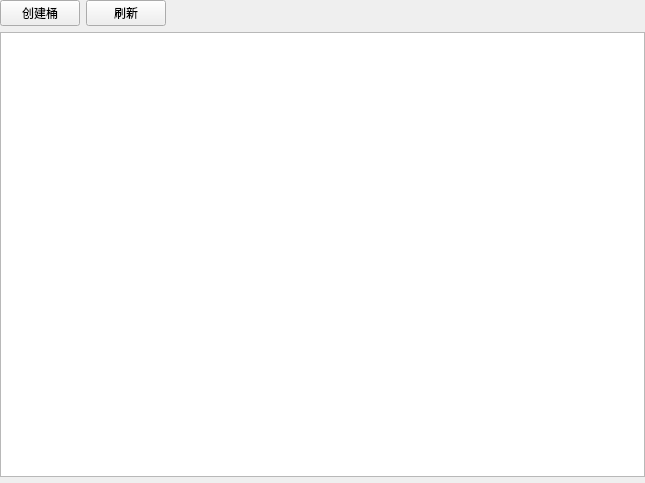
<?xml version="1.0" encoding="UTF-8"?>
<ui version="4.0">
 <class>UiBucketsTableWidget</class>
 <widget class="QWidget" name="UiBucketsTableWidget">
  <property name="geometry">
   <rect>
    <x>0</x>
    <y>0</y>
    <width>645</width>
    <height>483</height>
   </rect>
  </property>
  <property name="windowTitle">
   <string>Form</string>
  </property>
  <layout class="QVBoxLayout" name="verticalLayout">
   <property name="leftMargin">
    <number>0</number>
   </property>
   <property name="topMargin">
    <number>0</number>
   </property>
   <property name="rightMargin">
    <number>0</number>
   </property>
   <property name="bottomMargin">
    <number>0</number>
   </property>
   <item>
    <widget class="QWidget" name="widgetTools" native="true">
     <layout class="QHBoxLayout" name="horizontalLayout">
      <property name="leftMargin">
       <number>0</number>
      </property>
      <property name="topMargin">
       <number>0</number>
      </property>
      <property name="rightMargin">
       <number>0</number>
      </property>
      <property name="bottomMargin">
       <number>0</number>
      </property>
      <item>
       <widget class="UiPushButton" name="btnCreateBucket">
        <property name="text">
         <string>创建桶</string>
        </property>
       </widget>
      </item>
      <item>
       <widget class="UiPushButton" name="btnRefresh">
        <property name="text">
         <string>刷新</string>
        </property>
       </widget>
      </item>
      <item>
       <spacer name="horizontalSpacer">
        <property name="orientation">
         <enum>Qt::Horizontal</enum>
        </property>
        <property name="sizeHint" stdset="0">
         <size>
          <width>480</width>
          <height>20</height>
         </size>
        </property>
       </spacer>
      </item>
     </layout>
    </widget>
   </item>
   <item>
    <widget class="QTableView" name="tableView">
     <property name="editTriggers">
      <set>QAbstractItemView::NoEditTriggers</set>
     </property>
     <property name="selectionBehavior">
      <enum>QAbstractItemView::SelectRows</enum>
     </property>
     <property name="showGrid">
      <bool>false</bool>
     </property>
    </widget>
   </item>
   <item>
    <widget class="UiPageWidget" name="widgetPage" native="true"/>
   </item>
  </layout>
 </widget>
 <customwidgets>
  <customwidget>
   <class>UiPushButton</class>
   <extends>QPushButton</extends>
   <header>src/fend/uicom/uipushbutton.h</header>
  </customwidget>
  <customwidget>
   <class>UiPageWidget</class>
   <extends>QWidget</extends>
   <header>src/fend/uicom/uipagewidget.h</header>
   <container>1</container>
  </customwidget>
 </customwidgets>
 <resources/>
 <connections/>
</ui>
